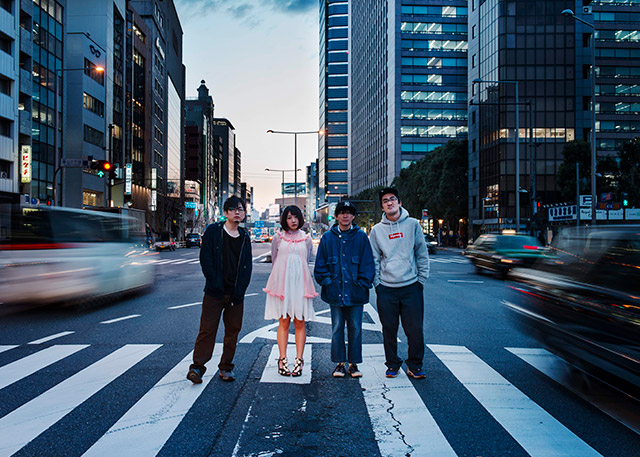
#> input picture ganonymizer/data/images/example_12.jpg, 640 x 457 px, found by its file name
$ python opencv.py
#> lines starting #> are read from the running program, lines starting #| are printed output that depends on the picture; after the words box and inside, x2 and y2 are one past the last pixel; in counts of white or black regions, pixels touching at a corner belong together
import numpy as np
import cv2

img = cv2.imread('../images/example_12.jpg')
#> img is the input picture: shape (457, 640, 3); mean B, G, R 105.9, 86.8, 65.8
res = cv2.resize(img, None, fx=2, fy=2, interpolation=cv2.INTER_AREA)
rect = np.array([10, 30, 100, 150])
print('img: ', img.shape)
#| img:  (457, 640, 3)
print('res: ', res.shape)
#| res:  (914, 1280, 3)
# 長方形の描画
cv2.rectangle(img, tuple(rect[0:2]), tuple(rect[0:2]+rect[2:4]), (255, 255, 255), 3)
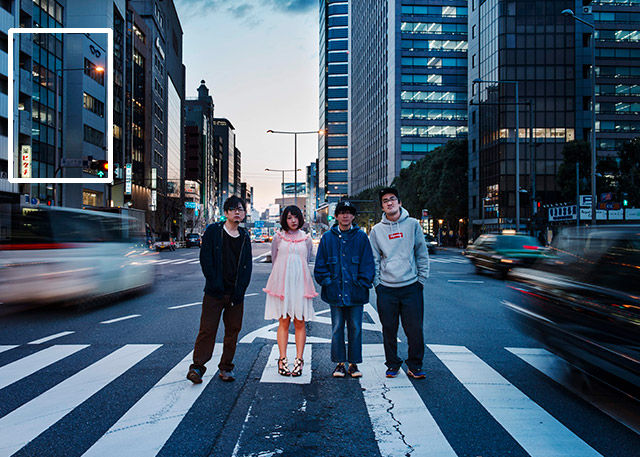
#> img: shape (457, 640, 3); 0.85% of pixels changed, all inside (x1, y1, x2, y2) = (8, 28, 113, 183)
cv2.imshow('image', img)
cv2.waitKey(0)
cv2.destroyAllWindows()

# rectの部分だけを取ってきている．
cut_img = img[rect[1]:rect[1]+rect[3], rect[0]:rect[0]+rect[2]]
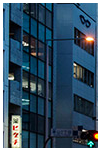
#> cut_img: shape (150, 100, 3); mean B, G, R 100.2, 81.4, 56.8
print('cut_img1: ', cut_img.shape)
#| cut_img1:  (150, 100, 3)
cv2.imshow('cut_img1', cut_img)
cv2.waitKey(0)
cv2.destroyAllWindows()

# 取ってきたcut_imgを20分の一のサイズにしている．
cut_img = cv2.resize(cut_img,(rect[2]//20, rect[3]//20))
print('cut_img2: ', cut_img.shape)
#| cut_img2:  (7, 5, 3)
cv2.imshow('cut_img2', cut_img)
cv2.waitKey(0)
cv2.destroyAllWindows()

# 20分の一のサイズにしたものを元のcut_imgのサイズに無理やり広げる．
cut_img = cv2.resize(cut_img,(rect[2], rect[3]),cv2.INTER_NEAREST)
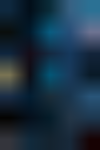
#> cut_img: shape (150, 100, 3); mean B, G, R 67, 48.5, 25.5
print('cut_img3: ', cut_img.shape)
#| cut_img3:  (150, 100, 3)
cv2.imshow('cut_img3', cut_img)
cv2.waitKey(0)
cv2.destroyAllWindows()

# 無理やり広げたものを画像に戻すと，モザイクとなる.
img[rect[1]:rect[1]+rect[3],rect[0]:rect[0]+rect[2]]=cut_img
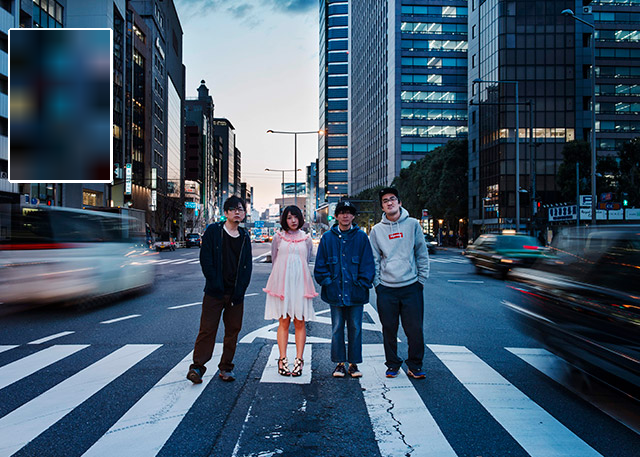
#> img: shape (457, 640, 3); 5.13% of pixels changed, all inside (x1, y1, x2, y2) = (10, 30, 110, 180)
print('img: ', img.shape)
#| img:  (457, 640, 3)

cv2.imshow('image', img)
cv2.waitKey(0)
cv2.destroyAllWindows()

$ run again, with ganonymizer/data/images/example_02.jpg copied over ganonymizer/data/images/example_12.jpg
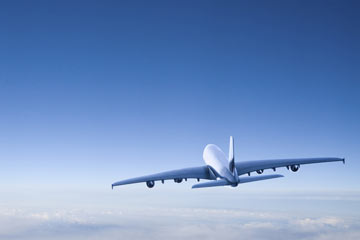
#> input picture ganonymizer/data/images/example_02.jpg, 360 x 240 px, found by its file name
#> img is the input picture: shape (240, 360, 3); mean B, G, R 194.3, 145.2, 114.2
#| img:  (240, 360, 3)
#| res:  (480, 720, 3)
#| cut_img1:  (150, 100, 3)
#| cut_img2:  (7, 5, 3)
#> `cut_img = cv2.resize(cut_img,(rect[2], rect[3]),cv2.INTER_NEAREST)`:
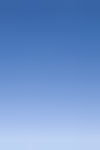
#> cut_img: shape (150, 100, 3); mean B, G, R 204.6, 147.9, 110.9
#| cut_img3:  (150, 100, 3)
#> `img[rect[1]:rect[1]+rect[3],rect[0]:rect[0]+rect[2]]=cut_img`:
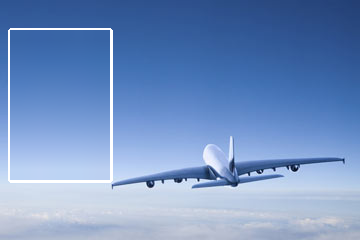
#> img: shape (240, 360, 3); mean B, G, R 194.9, 146.6, 116.1
#| img:  (240, 360, 3)

$ run again, with ganonymizer/data/images/example_03.jpg copied over ganonymizer/data/images/example_12.jpg
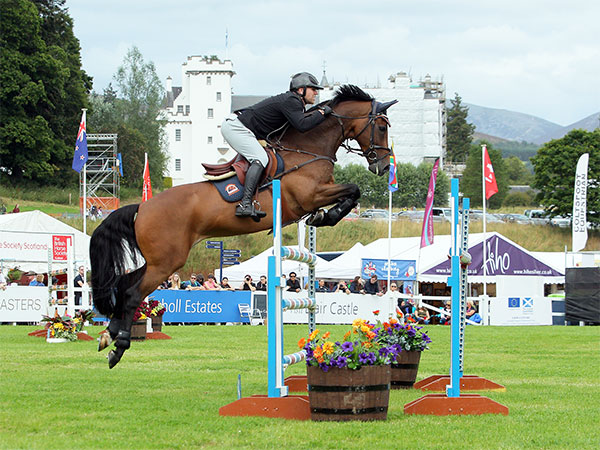
#> input picture ganonymizer/data/images/example_03.jpg, 600 x 450 px, found by its file name
#> img is the input picture: shape (450, 600, 3); mean B, G, R 134.4, 159.9, 149.4
#| img:  (450, 600, 3)
#| res:  (900, 1200, 3)
#| cut_img1:  (150, 100, 3)
#| cut_img2:  (7, 5, 3)
#> `cut_img = cv2.resize(cut_img,(rect[2], rect[3]),cv2.INTER_NEAREST)`:
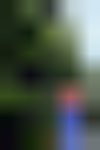
#> cut_img: shape (150, 100, 3); mean B, G, R 74.5, 84.9, 73.8
#| cut_img3:  (150, 100, 3)
#> `img[rect[1]:rect[1]+rect[3],rect[0]:rect[0]+rect[2]]=cut_img`:
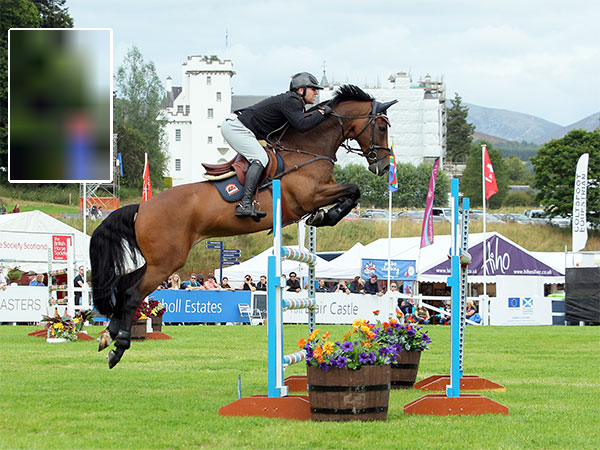
#> img: shape (450, 600, 3); mean B, G, R 135.5, 160.8, 150.5
#| img:  (450, 600, 3)
